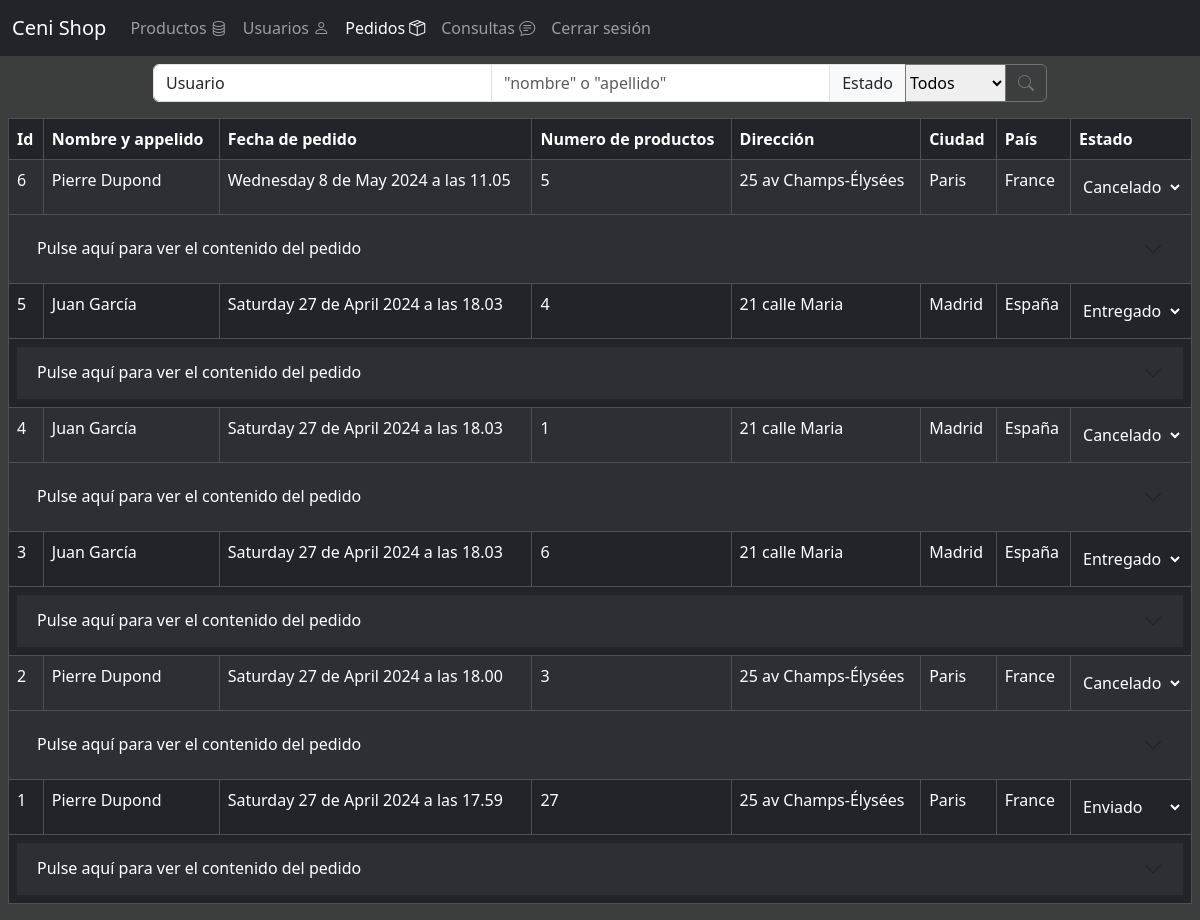
Screenshot of /php/pedidos.php (signed in) with the database file from the repository.
### tables this page shows
CREATE TABLE `pedidos` (
  `codigo` int(11) NOT NULL AUTO_INCREMENT,
  `persona` int(11) NOT NULL,
  `fecha` timestamp NOT NULL DEFAULT current_timestamp(),
  `importe` decimal(8,2) DEFAULT NULL,
  `estado` int(11) DEFAULT NULL,
  PRIMARY KEY (`codigo`),
  KEY `pedidopor` (`persona`),
  KEY `enestado` (`estado`),
  CONSTRAINT `enestado` FOREIGN KEY (`estado`) REFERENCES `estados` (`codigo`),
  CONSTRAINT `pedidopor` FOREIGN KEY (`persona`) REFERENCES `usuarios` (`codigo`)
);

CREATE TABLE `usuarios` (
  `codigo` int(11) NOT NULL AUTO_INCREMENT,
  `activo` int(11) DEFAULT 1,
  `admin` int(11) DEFAULT 0,
  `clave` varchar(65) DEFAULT NULL,
  `nombre` varchar(64) DEFAULT NULL,
  `apellidos` varchar(128) DEFAULT NULL,
  `domicilio` varchar(128) DEFAULT NULL,
  `poblacion` varchar(64) DEFAULT NULL,
  `pais` varchar(32) DEFAULT NULL,
  `cp` char(5) DEFAULT NULL,
  `telefono` char(9) DEFAULT NULL,
  `fechaNac` date DEFAULT NULL,
  `correo` varchar(255) NOT NULL,
  PRIMARY KEY (`codigo`),
  UNIQUE KEY `correo` (`correo`)
);

### php/funcion/baseDatos.php (called while the page is built, shortened)
<?php
function conectar() {
    $hostname = "localhost";
    $username = "root";
    $password = "root";
    $database = "daw";
    $bbdd = mysqli_connect($hostname, $username, $password, $database);
    $bbdd->set_charset("utf8mb4");
    return $bbdd;
}
function obtenerPedidos(){
    $bbdd = conectar();
    $consulta = "SELECT ped.codigo, per.nombre, per.apellidos, fecha, per.domicilio, per.poblacion, per.pais, ped.estado FROM pedidos ped JOIN usuarios per ON ped.persona=per.codigo ORDER BY fecha DESC";
    $resultado = mysqli_query($bbdd,$consulta);
    return $resultado;
}
function obtenerDetallesPedidos($id){
    $bbdd = conectar();
    $consulta = mysqli_prepare($bbdd, "SELECT pro.descripcion, det.unidades, det.codigo_producto FROM detalle det JOIN productos pro ON det.codigo_producto=pro.codigo WHERE det.codigo_pedido = ?");
    mysqli_stmt_bind_param($consulta, "i", $id);
    mysqli_stmt_execute($consulta);
    mysqli_stmt_bind_result($consulta, $descripcion, $cantidad, $codigo);
    $detalles = array();
    while (mysqli_stmt_fetch($consulta)) {
        $detalles[] = array($descripcion, $cantidad, $codigo);
    }
    return $detalles;
}
function obtenerEstadoPedido(){
    $bbdd = conectar();
    $consulta = "SELECT codigo, descripcion FROM estados ORDER BY codigo ASC";
    $resultado = mysqli_query($bbdd,$consulta);
    $categorias = array();
    while ($fila = mysqli_fetch_row($resultado)) {
        $categorias[$fila[0]] = $fila[1];
    }
    return $categorias;
}
?>

### php/pedidos.php (the view, shortened to what this page needs)
<!DOCTYPE html>
<html data-bs-theme="light" lang="es">
<head>
    <link rel="stylesheet" href="css/pedidos.css">
</head>
<body>
    <?php
        require_once('./funcion/baseDatos.php');
        $estados_name = obtenerEstadoPedido();
    ?>
        <div class="containe">
            <div class="row justify-content-center">
                <div class="col-md-9 m-2">
                    <?php
                        $search = filter_input(INPUT_GET, 'search');
                        $tipo = filter_input(INPUT_GET, 'tipo');
                    ?>
                        <form action="pedidos.php" method="GET">
                            <div class="input-group">
                                <select id="tipo" class="form-control" name="tipo" onchange="changePlaceholder();">
                                    <?php
                                        $all_options = array('Usuario', 'Fecha', 'Producto') ;
                                        foreach ($all_options as $key => $value){
                                            if (isset($tipo) && $tipo == $key)
                                            echo "<option value='$key' selected>$value</option>";
                                        else
                                        echo "<option value='$key'>$value</option>";
                                }
                                ?>
                                </select>
                                <input type="text" class="form-control" placeholder="Pedido" aria-label="Pedido" name="search"
                                value="<?php echo $search; ?>"
                                aria-describedby="basic-addon1">
                                <span class="input-group-text" id="basic-addon1">Estado</span>
                                <select id="estado" name="estado">
                                    <option value='0'>Todos</option>
                                </select>
                                <button class="btn btn-outline-secondary" type="submit" id="button-addon2"><i
                                class="bi bi-search"></i>
                            </button>
                        </div>
                    </form>
                </div>
            </div>
        </div>
    <div class="m-2">
        <?php
            if (isset($_GET['search']) && isset($_GET['tipo']) && isset($_GET['estado'])){
                $search = $_GET['search'];
                $tipo = $_GET['tipo'];
                $estado = $_GET['estado'];
                $pedidos = obtenerPedidosFiltrados($search, $tipo, $estado);
            } else {
                $pedidos = obtenerPedidos();
            }
            if ($pedidos == null){
                echo "<h2 class='text-center'>No hay pedidos</h2>";
            }else{
            ?>
        <table class="table table-dark table-striped table-bordered">
            <thead>
                <tr>
                    <th>Id</th>
                    <th>Nombre y appelido</th>
                    <th>Fecha de pedido</th>
                    <th>Numero de productos</th>
                    <th>Dirección</th>
                    <th>Ciudad</th>
                    <th>País</th>
                    <th>Estado</th>
                </tr>
            </thead>
            <tbody>
                <?php
                    while ($pedido = mysqli_fetch_row($pedidos)) {
                        $id_dropdown = "flush-collapse_pedido_".$pedido[0];
                        $detalles = obtenerDetallesPedidos($pedido[0]);
                        $nbr_productos = 0;
                        foreach ($detalles as $detalle ){
                            $nbr_productos += $detalle[1];
                        }
                ?>
                <tr>
                <?php
                    echo "<td>$pedido[0]</td>";
                    echo "<td>$pedido[1] $pedido[2]</td>";
                    $datetime = new DateTime($pedido[3]);
                    $formattedDate = ucfirst(date('l j \d\e F Y \a \l\a\s H.i', date_timestamp_get($datetime)));
                    echo "<td>$formattedDate</td>";
                    echo "<td>$nbr_productos</td>";
                    echo "<td>$pedido[4]</td>";
                    echo "<td>$pedido[5]</td>";
                    echo "<td>$pedido[6]</td>";
                    echo "<td>";
                    $id_form = "form_".$pedido[0];
                    echo "<select class='form-control-plaintext text-white' form='$id_form'  name='estado' onchange='this.form.submit();'>" ;
                    echo "<option value=".$pedido[7]."selected>".$estados_name[$pedido[7]]."</option>";
                    echo "</select>";
                    echo "</td>";
                ?>
                <tr>
                    <td colspan="8">
                        <div class="accordion accordion-flush" id="accordion_pedido_1">
                            <div class="accordion-item">
                                <h2 class="accordion-header">
                                    <button class="accordion-button collapsed color-negro" type="button"
                                        data-bs-toggle="collapse" data-bs-target="#<?php echo $id_dropdown ?>"
                                        aria-expanded="false" aria-controls="<?php echo $id_dropdown ?>">
                                        Pulse aquí para ver el contenido del pedido
                                    </button>
                                </h2>
                            </div>
                        </div>
                    </td>
                </tr>
                <?php } ?>
            </tbody>
        </table>
        <?php } ?>
    </div>
</body>
</html>

### php/css/pedidos.css (style rules this page uses)
.color-negro { color: #ffffff !important ; background-color: #2c3034 !important ; }
select option { background-color: white !important; color: black !important; }

### php/css/common.css (style rules this page uses)
body, .color-body { background-color:rgb(60, 61, 61); }

### rows the page displays
pedidos: codigo "6", persona.nombre "Pierre", persona.apellidos "Dupond", fecha "Wednesday 8 de May 2024 a las 11.05", nbr_productos "5", persona.domicilio "25 av Champs-Élysées", persona.poblacion "Paris", persona.pais "France", estado "Cancelado"
pedidos: codigo "5", persona.nombre "Juan", persona.apellidos "García", fecha "Saturday 27 de April 2024 a las 18.03", nbr_productos "4", persona.domicilio "21 calle Maria", persona.poblacion "Madrid", persona.pais "España", estado "Entregado"
pedidos: codigo "4", persona.nombre "Juan", persona.apellidos "García", fecha "Saturday 27 de April 2024 a las 18.03", nbr_productos "1", persona.domicilio "21 calle Maria", persona.poblacion "Madrid", persona.pais "España", estado "Cancelado"
pedidos: codigo "3", persona.nombre "Juan", persona.apellidos "García", fecha "Saturday 27 de April 2024 a las 18.03", nbr_productos "6", persona.domicilio "21 calle Maria", persona.poblacion "Madrid", persona.pais "España", estado "Entregado"
pedidos: codigo "2", persona.nombre "Pierre", persona.apellidos "Dupond", fecha "Saturday 27 de April 2024 a las 18.00", nbr_productos "3", persona.domicilio "25 av Champs-Élysées", persona.poblacion "Paris", persona.pais "France", estado "Cancelado"
pedidos: codigo "1", persona.nombre "Pierre", persona.apellidos "Dupond", fecha "Saturday 27 de April 2024 a las 17.59", nbr_productos "27", persona.domicilio "25 av Champs-Élysées", persona.poblacion "Paris", persona.pais "France", estado "Enviado"

### other values shown
form field tipo "Usuario"
